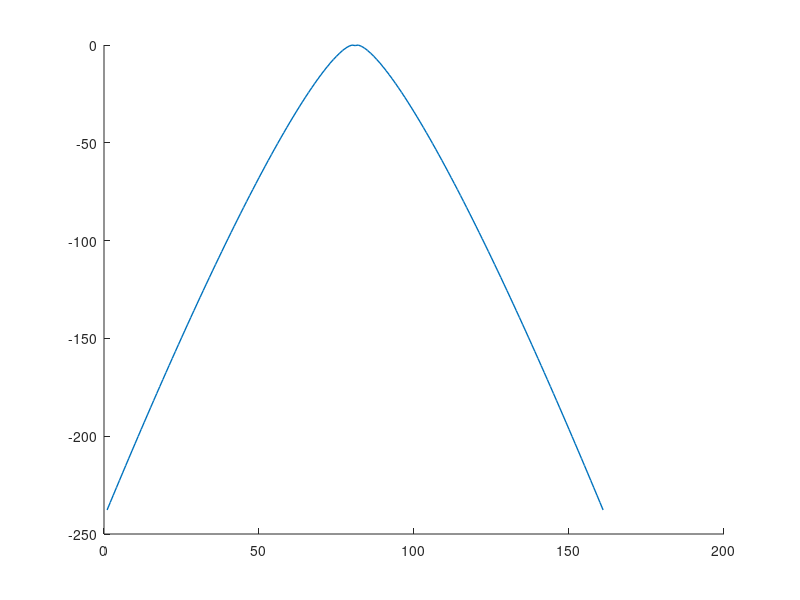
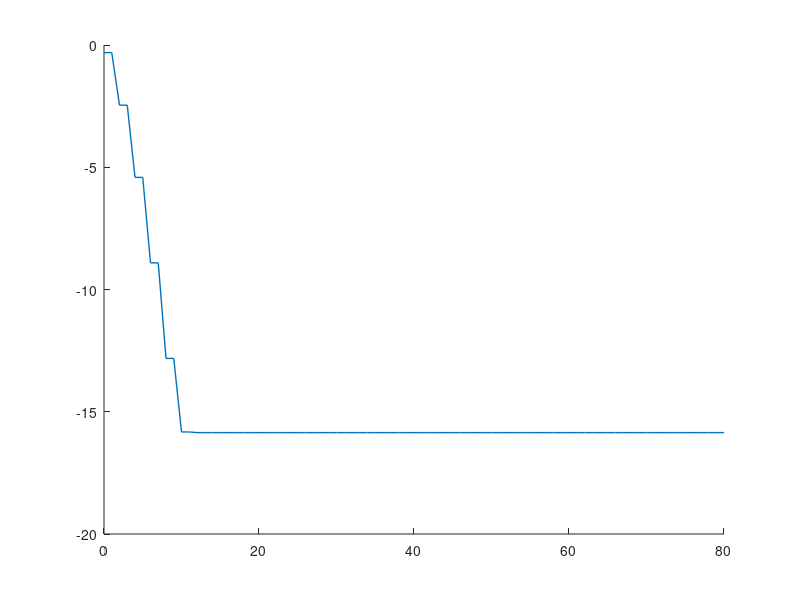

These figures' MATLAB source, in order:
% Checking Bessel function sum convergence rate.

% Clearing workspace
close all;
clear;
clc;

beta = 0.05;
gamma = (1 - beta^2) ^ (-0.5);
rho = 0.5;
n = 0;

M = 1e2;
kz = 0.2;
omega = 0.2;
[Kz, W] = meshgrid(kz, omega);

omegaNorm = W / (gamma*beta);
hypot = sqrt(Kz.^2 + omegaNorm.^2);   

% Calculating sum w. maximal number of terms
nuMax = 80;
besselSumMax = 0;

tmp = zeros(1, 161);
i = 1;

tic
for nu=(-nuMax:nuMax)
    besselSumMax = besselSumMax + besselj(nu, (W/beta) .* rho) .* besseli(-n-nu, hypot.*rho);
    disp(besselSumMax);
    tmp(i) = besselj(nu, (W/beta) .* rho) .* besseli(-n-nu, hypot.*rho);
    i = i + 1;
end
toc

figure; hold on;
plot(log10(abs(tmp)), 'LineWidth', 1);

besselSumMaxNorm = norm(besselSumMax, 'fro');
disp(besselSumMaxNorm);

besselSumTail = besselSumMax;
nuVec = 0:80;
errVec = zeros(1, numel(nuVec));

for i=1:numel(nuVec)
    nu_i = nuVec(i);
    disp(nu_i);
    
    if nu_i == 0
        besselSumTail = besselSumTail - besselj(nu_i, (W/beta) .* rho) .* besseli(-n-nu_i, hypot.*rho);
    else
        for nu=[-nu_i, nu_i]
            besselSumTail = besselSumTail - besselj(nu, (W/beta) .* rho) .* besseli(-n-nu, hypot.*rho);
        end
    end
    errVec(i) = norm(besselSumTail, 'fro') / besselSumMaxNorm;
end

figure; hold on;
plot(nuVec, log10(errVec), 'LineWidth', 1);

    
